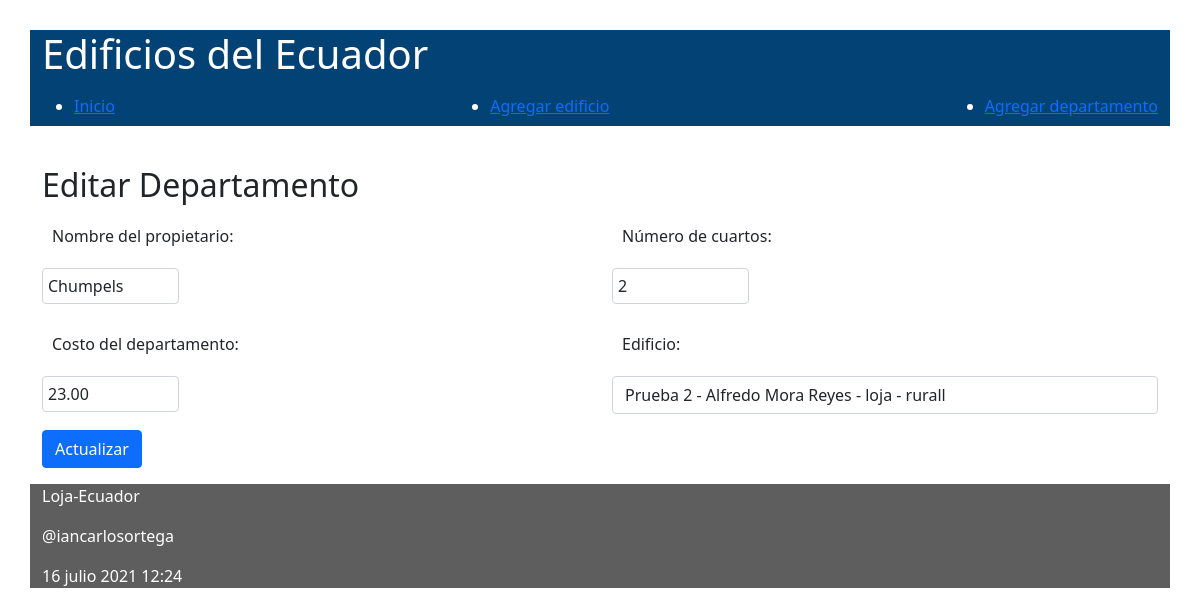
Screenshot of /editar/departamento/1 with the database file from the repository.
### administrativo/models.py (models this page shows, shortened)
class Departamento(models.Model):
    nombre_propietario = models.CharField(max_length=100)
    costo = models.DecimalField(max_digits=100, decimal_places=2)
    num_cuartos = models.IntegerField()
    edificio = models.ForeignKey(Edificio, on_delete=models.CASCADE,
            related_name="departamentos")

### administrativo/views.py (the view)
# urls.py: path('editar/departamento/<int:id>', views.editar_departamento,
def editar_departamento(request, id):
    departamento = Departamento.objects.get(pk=id)
    if request.method=='POST':
        formulario = DepartamentoForm(request.POST, instance=departamento)
        if formulario.is_valid():
            formulario.save()
            return redirect(index)
    else:
        formulario = DepartamentoForm(instance=departamento)
    diccionario = {'formulario': formulario}
    return render(request, 'editar_departamento.html', diccionario)

### administrativo/forms.py (shortened to what this page needs)
class DepartamentoForm(ModelForm):
    class Meta:
        model = Departamento
        fields = ['nombre_propietario', 'costo', 'num_cuartos', 'edificio']
    def __init__(self, *args, **kwargs):
        super(DepartamentoForm, self).__init__(*args, **kwargs)
        for visible in self.visible_fields():
            visible.field.widget.attrs['class'] = 'form-control'

### administrativo/models.py (called while the page is built)
    def __str__(self):
        return "%s - %s - %s - %s" % (self.nombre,
                self.direccion,
                self.ciudad,
                self.tipo)

### administrativo/templates/editar_departamento.html (shortened to what this page needs)
{% extends "master.html" %}
{% block content %}
<h2>Editar Departamento</h3>
<form action="" method="post">
  <div class="row">
    <div class="col-6">
      <div class="mb-3">
        <label for="nombre_propietario" class="form-label">Nombre del propietario: </label>
        {{ formulario.nombre_propietario }}
      </div>
      <div class="mb-3">
        <label for="costo" class="form-label">Costo del departamento: </label>
        {{ formulario.costo }}
      </div>
    </div>
    <div class="col-6">
      <div class="mb-3">
        <label for="num_cuartos" class="form-label">Número de cuartos: </label>
        {{ formulario.num_cuartos }}
      </div>
      <div class="mb-3">
        <label for="edificio" class="form-label">Edificio: </label>
        {{ formulario.edificio }}
      </div>
    </div>
  </div>
  <div class="row">
    <div class="col-12">
      <p class="flex-center"><input class="btn btn-primary" type='submit' value='Actualizar' /></p>
    </div>
  </div>
</form>
{% endblock %}

### administrativo/static/css/estilos.css (style rules this page uses)
body { background: #FEFEFD; padding: 30px; }
input[type=text], input[type=number] { width: 25%; padding: 5px 5px; box-sizing: border-box; }
label { padding: 12px 10px; }

### rows the page displays
Departamento: nombre_propietario "Chumpels", costo "23.00", num_cuartos "2", edificio "Prueba 2 - Alfredo Mora Reyes - loja - rurall"
